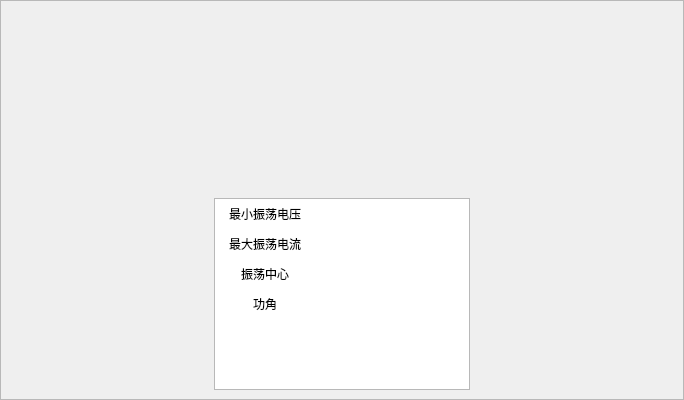
<?xml version="1.0" encoding="UTF-8"?>
<ui version="4.0">
 <class>QSwingSysDiagramWidget</class>
 <widget class="QScrollArea" name="QSwingSysDiagramWidget">
  <property name="geometry">
   <rect>
    <x>0</x>
    <y>0</y>
    <width>684</width>
    <height>400</height>
   </rect>
  </property>
  <property name="widgetResizable">
   <bool>true</bool>
  </property>
  <widget class="QWidget" name="scrollAreaWidgetContents">
   <property name="geometry">
    <rect>
     <x>0</x>
     <y>0</y>
     <width>682</width>
     <height>398</height>
    </rect>
   </property>
   <property name="windowTitle">
    <string>Form</string>
   </property>
   <layout class="QHBoxLayout" name="horizontalLayout">
    <item>
     <layout class="QVBoxLayout" name="verticalLayout">
      <property name="spacing">
       <number>6</number>
      </property>
      <item>
       <layout class="QVBoxLayout" name="verticalLayout_3">
        <item>
         <widget class="QLabel" name="m_labDiagram">
          <property name="sizePolicy">
           <sizepolicy hsizetype="Expanding" vsizetype="Expanding">
            <horstretch>0</horstretch>
            <verstretch>0</verstretch>
           </sizepolicy>
          </property>
          <property name="text">
           <string/>
          </property>
          <property name="alignment">
           <set>Qt::AlignCenter</set>
          </property>
         </widget>
        </item>
       </layout>
      </item>
      <item>
       <layout class="QHBoxLayout" name="horizontalLayout_4">
        <item>
         <spacer name="horizontalSpacer">
          <property name="orientation">
           <enum>Qt::Horizontal</enum>
          </property>
          <property name="sizeHint" stdset="0">
           <size>
            <width>40</width>
            <height>20</height>
           </size>
          </property>
         </spacer>
        </item>
        <item>
         <widget class="QTableWidget" name="m_tableWidget">
          <property name="showGrid">
           <bool>false</bool>
          </property>
          <property name="rowCount">
           <number>4</number>
          </property>
          <property name="columnCount">
           <number>2</number>
          </property>
          <attribute name="horizontalHeaderVisible">
           <bool>false</bool>
          </attribute>
          <attribute name="verticalHeaderVisible">
           <bool>false</bool>
          </attribute>
          <row/>
          <row/>
          <row/>
          <row/>
          <column/>
          <column/>
          <item row="0" column="0">
           <property name="text">
            <string>最小振荡电压</string>
           </property>
           <property name="textAlignment">
            <set>AlignCenter</set>
           </property>
          </item>
          <item row="1" column="0">
           <property name="text">
            <string>最大振荡电流</string>
           </property>
           <property name="textAlignment">
            <set>AlignCenter</set>
           </property>
          </item>
          <item row="2" column="0">
           <property name="text">
            <string>振荡中心</string>
           </property>
           <property name="textAlignment">
            <set>AlignCenter</set>
           </property>
          </item>
          <item row="3" column="0">
           <property name="text">
            <string>功角</string>
           </property>
           <property name="textAlignment">
            <set>AlignCenter</set>
           </property>
          </item>
         </widget>
        </item>
        <item>
         <spacer name="horizontalSpacer_2">
          <property name="orientation">
           <enum>Qt::Horizontal</enum>
          </property>
          <property name="sizeHint" stdset="0">
           <size>
            <width>40</width>
            <height>20</height>
           </size>
          </property>
         </spacer>
        </item>
       </layout>
      </item>
     </layout>
    </item>
   </layout>
  </widget>
 </widget>
 <resources/>
 <connections/>
</ui>
